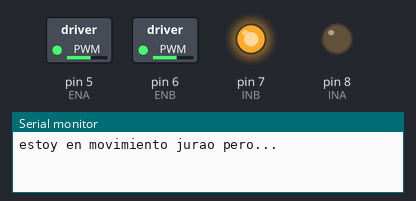
Bench run of a sketch on a simulated Arduino Uno, built with avr-gcc and run on an emulated ATmega328P. Shown: switched loads named in the sketch (green lamp = pin HIGH), output pins drawn as LEDs (lit = HIGH), the last lines printed to the serial monitor.

Above: at 0.05 s.
At 9.95 s:
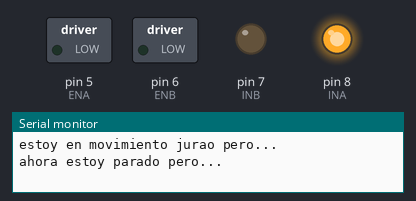
Timing chart, 0 to 13.0 s (numbered marks = the images above):
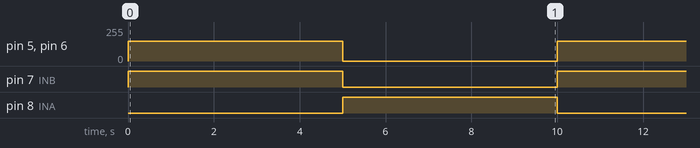

Measured:
- by itself, pin 5 (ENA), pin 6 (ENB): alternates 150/255 for 5.0 s and 0/255 for 5.0 s
- by itself, pin 7 (INB), pin 8 (INA): alternates HIGH for 5.0 s and LOW for 5.0 s

The sketch:

prueba_motores.ino
```cpp
#define ENA 5
#define INA 8
#define ENB 6
#define INB 7
#define velocidad 150

void setup() {

  pinMode(INA, OUTPUT);
  pinMode(ENA, OUTPUT);
  pinMode(INB, OUTPUT);
  pinMode(ENB, OUTPUT);
  Serial.begin(9600);

}
void loop(){

  delante();
  Serial.print("estoy en movimiento jurao");
  Serial.println(" pero...");
  delay(5000);
  parar();
  Serial.print("ahora estoy parado");
  Serial.println(" pero...");
  delay(5000);


}

void delante(){
  analogWrite(ENA, velocidad);
  digitalWrite(INA, LOW);
  analogWrite(ENB, velocidad);
  digitalWrite(INB, HIGH);
}
void parar() {
  analogWrite(ENA, 0);
  digitalWrite(INA, HIGH);
  analogWrite(ENB, 0);
  digitalWrite(INB, LOW);
}
```
